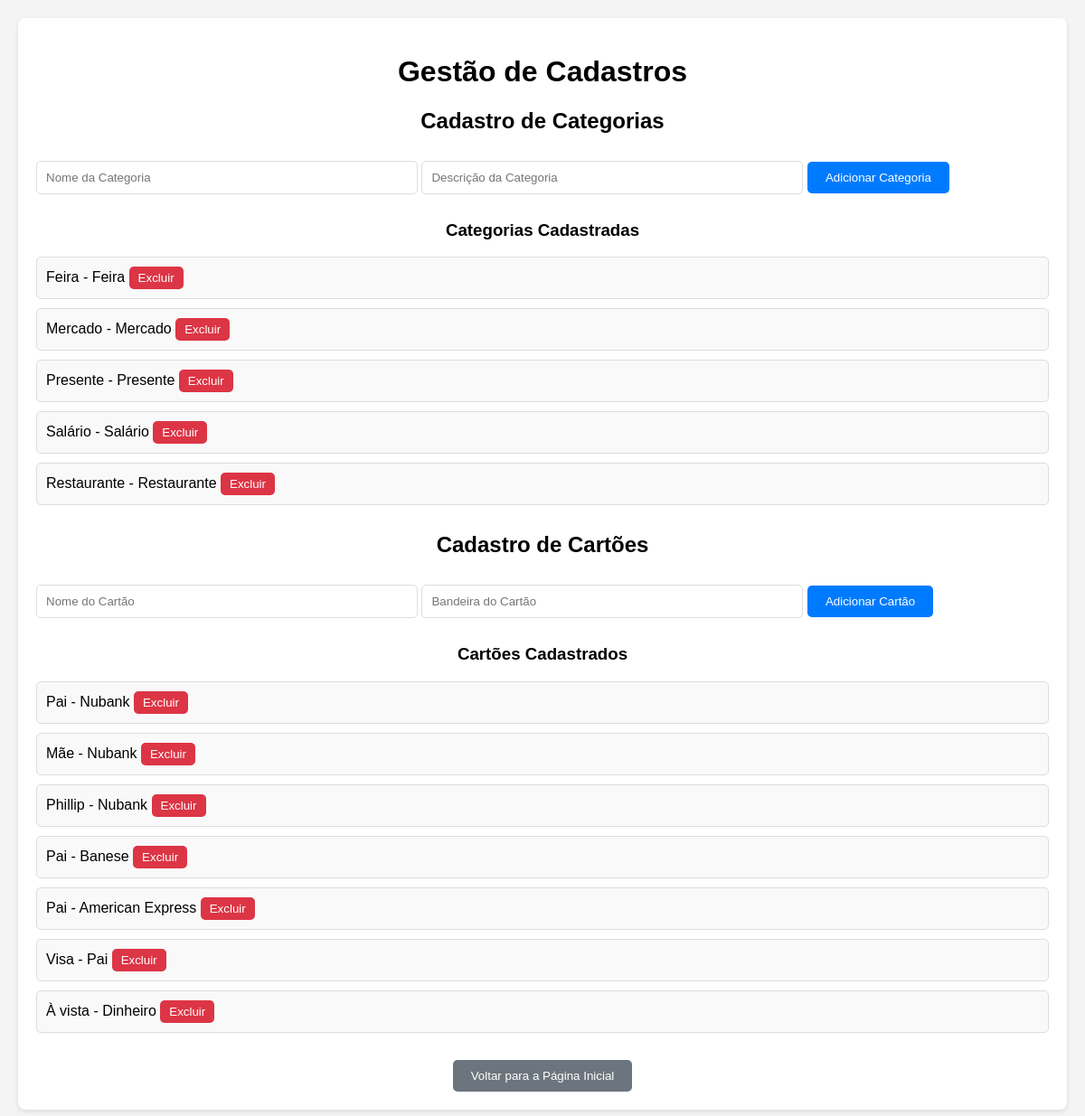
Page /cadastros on the committed database.
### tables this page shows
CREATE TABLE categorias (
        id INTEGER PRIMARY KEY AUTOINCREMENT,
        nome TEXT NOT NULL,
        descricao TEXT
    );

CREATE TABLE cartoes (
        id INTEGER PRIMARY KEY AUTOINCREMENT,
        nome TEXT NOT NULL,
        bandeira TEXT
    );

### app.py (the view, shortened to what this page needs)
@app.route('/cadastros', methods=['GET', 'POST'])
def cadastros():
    conn = get_db_connection()
    cursor = conn.cursor()
    cursor.execute('SELECT * FROM categorias')
    categorias = cursor.fetchall()
    cursor.execute('SELECT * FROM cartoes')
    cartoes = cursor.fetchall()
    conn.close()
    return render_template('cadastros.html', categorias=categorias, cartoes=cartoes)

### app.py (called while the page is built)
def get_db_connection():
    conn = sqlite3.connect('database.db')
    conn.row_factory = sqlite3.Row
    return conn

### templates/cadastros.html (shortened to what this page needs)
<!DOCTYPE html>
<html lang="pt-br">
<head>
    <link rel="stylesheet" href="{{ url_for('static', filename='style_cadastros.css') }}">
</head>
<body>
    <div class="container">
        <h1>Gestão de Cadastros</h1>
        <section class="form-section">
            <h2>Cadastro de Categorias</h2>
            <form method="post" class="form">
                <input type="text" name="categoria" placeholder="Nome da Categoria" required>
                <input type="text" name="descricao_categoria" placeholder="Descrição da Categoria" required>
                <button type="submit" name="add_categoria">Adicionar Categoria</button>
            </form>
            <h3>Categorias Cadastradas</h3>
            <ul>
                {% for categoria in categorias %}
                    <li>
                        {{ categoria['nome'] }} - {{ categoria['descricao'] }}
                        <form method="post" style="display:inline;">
                            <button type="submit" name="excluir_categoria" class="btn-excluir">Excluir</button>
                        </form>
                    </li>
                {% endfor %}
            </ul>
        </section>
        <section class="form-section">
            <h2>Cadastro de Cartões</h2>
            <form method="post" class="form">
                <input type="text" name="cartao" placeholder="Nome do Cartão" required>
                <input type="text" name="bandeira_cartao" placeholder="Bandeira do Cartão" required>
                <button type="submit" name="add_cartao">Adicionar Cartão</button>
            </form>
            <h3>Cartões Cadastrados</h3>
            <ul>
                {% for cartao in cartoes %}
                    <li>
                        {{ cartao['nome'] }} - {{ cartao['bandeira'] }}
                        <form method="post" style="display:inline;">
                            <button type="submit" name="excluir_cartao" class="btn-excluir">Excluir</button>
                        </form>
                    </li>
                {% endfor %}
            </ul>
        </section>
        <div class="center">
            <a href="{{ url_for('index') }}">
                <button type="button" class="btn-voltar">Voltar para a Página Inicial</button>
            </a>
        </div>
    </div>
</body>
</html>

### static/style_cadastros.css (style rules this page uses)
body { font-family: Arial, sans-serif; background-color: #f4f4f4; margin: 0; padding: 20px; }
.container { max-width: 1200px; margin: 0 auto; background-color: #fff; padding: 20px; border-radius: 8px; box-shadow: 0 2px 5px rgba(0, 0, 0, 0.1); }
.form-section { margin-bottom: 30px; }
h1, h2, h3 { text-align: center; }
.form input { padding: 10px; margin: 10px 0; width: 100%; max-width: 400px; border: 1px solid #ddd; border-radius: 5px; }
.form button { padding: 10px 20px; background-color: #007bff; color: #fff; border: none; border-radius: 5px; cursor: pointer; }
ul { list-style: none; padding: 0; }
ul li { margin: 10px 0; padding: 10px; background-color: #f9f9f9; border: 1px solid #ddd; border-radius: 5px; }
.btn-excluir { background-color: #dc3545; color: #fff; border: none; padding: 5px 10px; border-radius: 5px; cursor: pointer; }
.btn-voltar { padding: 10px 20px; background-color: #6c757d; color: #fff; border: none; border-radius: 5px; cursor: pointer; }
.center { text-align: center; }

### rows in the picture
categorias: nome "Feira", descricao "Feira"
categorias: nome "Mercado", descricao "Mercado"
categorias: nome "Presente", descricao "Presente"
categorias: nome "Salário", descricao "Salário"
categorias: nome "Restaurante", descricao "Restaurante"
cartoes: nome "Pai", bandeira "Nubank"
cartoes: nome "Mãe", bandeira "Nubank"
cartoes: nome "Phillip", bandeira "Nubank"
cartoes: nome "Pai", bandeira "Banese"
cartoes: nome "Pai", bandeira "American Express"
cartoes: nome "Visa", bandeira "Pai"
cartoes: nome "À vista", bandeira "Dinheiro"
